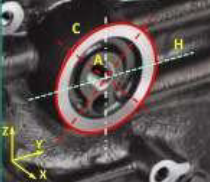
#> input picture imagen_recta.png, 210 x 182 px, found by its file name
$ python tp4_Hough_Rectas.py
#> lines starting #> are read from the running program, lines starting #| are printed output that depends on the picture; after the words box and inside, x2 and y2 are one past the last pixel; in counts of white or black regions, pixels touching at a corner belong together
import cv2
import numpy as np

# Cargar la imagen

ruta_imagen = "D:/Siglo21/5-1 Inteligencia Artificial/TP4/programa/imagen_recta.png"
imagen = cv2.imread(ruta_imagen)
#> imagen is the input picture: shape (182, 210, 3); mean B, G, R 80.6, 82.5, 91.5
# Convertir la imagen a escala de grises
gris = cv2.cvtColor(imagen, cv2.COLOR_BGR2GRAY)
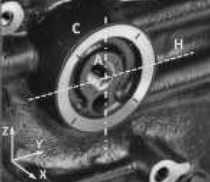
#> gris: shape (182, 210); min 5, max 249, mean 85

# Aplicar detección de bordes utilizando el operador Canny
bordes = cv2.Canny(gris, 50, 150)
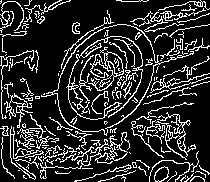
#> bordes: shape (182, 210); 18.1% white in thin lines or dots

# Aplicar la transformada de Hough para detectar líneas rectas
lineas = cv2.HoughLinesP(bordes, 1, np.pi/180, threshold=100, minLineLength=100, maxLineGap=10)
#> lineas = [[1, 106, 209, 46], [24, 169, 192, 1]]

# Obtener las dimensiones de la imagen
alto, ancho, _ = imagen.shape
#> alto = 182; ancho = 210

# Dibujar las líneas detectadas sobre la imagen original
if lineas is not None:
    for linea in lineas:
        x1, y1, x2, y2 = linea[0]
        cv2.line(imagen, (x1, y1), (x2, y2), (0, 255, 0), 2)
#> this loop made 2 passes
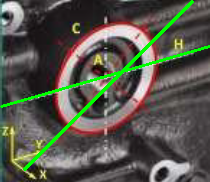
#> imagen: shape (182, 210, 3); 3.76% of pixels changed, all inside (x1, y1, x2, y2) = (0, 0, 210, 171)


# Dibujar las dos líneas verdes cruzadas en el centro de la imagen
cv2.line(imagen, (0, alto // 2), (ancho, alto // 2), (0, 255, 0), 2)
cv2.line(imagen, (ancho // 2, 0), (ancho // 2, alto), (0, 255, 0), 2)
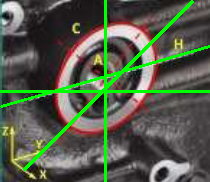
#> imagen: shape (182, 210, 3); mean B, G, R 74.2, 92.8, 84.3


# Mostrar la imagen resultante
cv2.imshow('Imagen con líneas y centro', imagen)
cv2.waitKey(0)
cv2.destroyAllWindows()

$ run again, with imagen_hough.png copied over imagen_recta.png
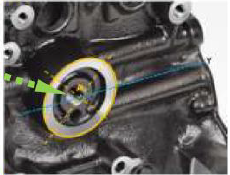
#> input picture imagen_hough.png, 230 x 175 px, found by its file name
#> imagen is the input picture: shape (175, 230, 3); mean B, G, R 96.1, 99.2, 101.4
#> `bordes = cv2.Canny(gris, 50, 150)`:
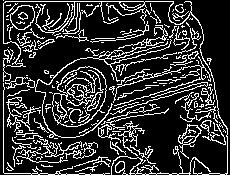
#> bordes: shape (175, 230); 19.6% white in thin lines or dots
#> lineas = [[5, 1, 173, 1], [3, 172, 3, 58], [123, 173, 227, 173], [24, 114, 210, 60], [59, 71, 160, 172]]
#> the loop `for linea in lineas:` made 5 passes
#> `cv2.line(imagen, (ancho // 2, 0), (ancho // 2, alto), (0, 255, 0), 2)`:
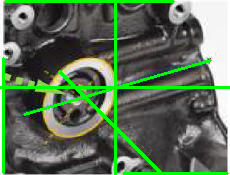
#> imagen: shape (175, 230, 3); mean B, G, R 86.8, 110.6, 91.8
